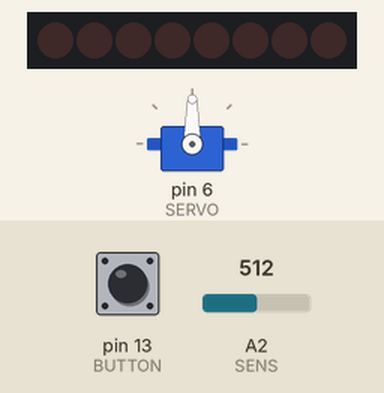
A program run on a simulated Arduino Uno, built with avr-gcc and run on an emulated ATmega328P. Shown: 8 shift-register outputs drawn as a row of LEDs (first output left, lit = HIGH), servo. Wiring (inferred from the names in the program): shift register (74HC595): data pin 2; shift clock pin 4. Wiring (inferred from the signals the program sends): row of LEDs: on Q0, Q1, Q2, Q3, Q4, Q5, Q6, Q7. The test bench sets the inputs (shaded band); at power-on: A2 (SENS) = 512, pin 13 (BUTTON) LOW. What the program prints to the serial monitor is not drawn.

Above: at 0.1 s.
9.4 s: A2 (SENS) set to 716
At 10.51 s:
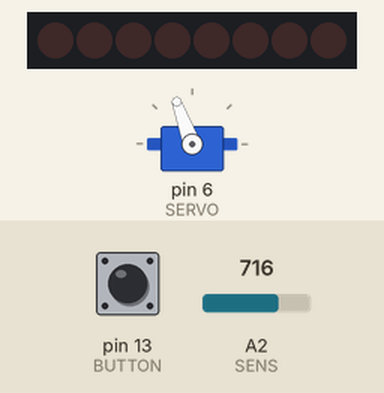
13.1 s: pin 13 (BUTTON) pulled HIGH for 0.15 s
14.7 s: pin 13 (BUTTON) driven HIGH
At 22.5 s:
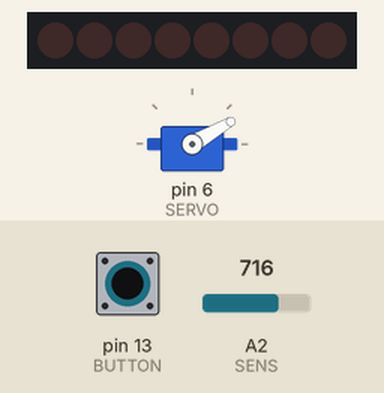
36.7 s: pin 13 (BUTTON) driven LOW
At 38.25 s:
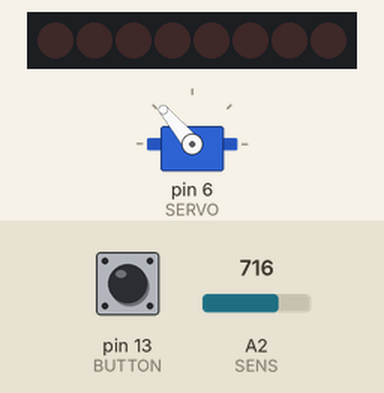
Timing chart, 0 to 39.6 s (numbered marks = the images above; inputs shaded):
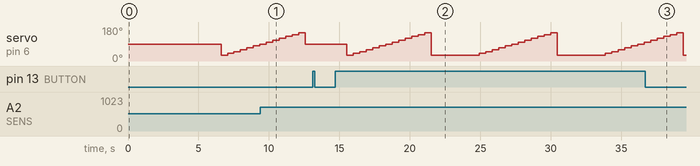

The program:

main.cpp
```cpp
/*
 *
 * Find nearest object by scanning infared sensor across 180 degrees
 * driven by a servo attached sensor. Once 180 degrees is scanned, point
 * sensor to nearest object and display results. Press button to re-scan.
 *
 * W. K. Rodiger 4/5/2014
 * W. K. Rodiger 12/8/20 Moved to PlatformIO
 *
 */

#include <Arduino.h>
#include <SoftwareSerial.h>
#include <Servo.h>

//SoftwareSerial mySerial(7, 8, true); // RX, TX
// This caused noise on the servo

// Servo constants
const int SERVO = 6;
const int SENS = 2;
const int BUTTON = 13;

//Shift Register Output
const int SER = 2;   //serial output to shift register
const int LATCH = 3; //shift register latch pin
const int CLK = 4;   //shift register clock pin

Servo myServo;
int angle = 0;
int dist = 0;
int min_dist = 0; // maximum sensor reading possible
int min_dist_angle = 30;
boolean scan = false;
boolean point = false;

/**********************************************
 * LCD Library for driving the Scott Edwards  *
 * Serial LCD Backpack.                       *
 * Arduino version - WKR 4/1/2014             *
 **********************************************/

void lcdClear()
// Clear LCD and wait for display to respond
{
  Serial.write(254); //instruction
  Serial.write(1);   //clear
  delay(100);        //wait to complete
}

void lcdString(int pos, String string)
//position cursor and print
{
  Serial.write(254); //instruction
  Serial.write(pos); //position cursor
  Serial.print(string);
  delay(100);
}

void lcdInt(int pos, int val)
//position cursor and print
{
  Serial.write(254); //instruction
  Serial.write(pos); //position cursor
  Serial.print(val);
  delay(100);
}

//
// Arduino setup() and loop()
//

void setup()
{
  //set pins as outputs
  pinMode(SER, OUTPUT);
  pinMode(LATCH, OUTPUT);
  pinMode(CLK, OUTPUT);

  //zero out displays
  digitalWrite(LATCH, LOW);
  shiftOut(SER, CLK, MSBFIRST, B00000000);
  digitalWrite(LATCH, HIGH);

  myServo.attach(SERVO);
  pinMode(BUTTON, INPUT);
  pinMode(SENS, INPUT);
  Serial.begin(9600);
  delay(1000); //wait for LCD to be ready
  lcdClear();
  lcdString(128, "Arduino - Locate"); //line 1 starts at memory location 128
  lcdString(192, "Closest Object:");  //line 2 starts at location 192
  delay(3000);
}

void loop()
{
  if (!scan)
  { // have we scanned yet?
    // update display
    lcdClear();
    delay(1000);
    lcdString(128, "Arduino:Scanning");
    lcdString(192, "Ang:    Dst:    ");
    delay(1000);

    //scan across 180 degrees by 10 degree increments
    for (angle = 30; angle <= 150; angle = angle + 10)
    {
      // rotate sensor to angle
      myServo.write(angle);
      delay(150); //wait for servo to move

      //take reading of distance
      dist = analogRead(SENS);

      // update display
      lcdInt(196, angle);
      lcdString(204, "    "); // clear last number
      lcdInt(204, dist);
      delay(10);

      // is reading closest object?
      if (dist > min_dist)
      {
        min_dist_angle = angle; // set min dist angle
        min_dist = dist;        // closest distance
      }
    }
    scan = true; // we are done scanning
  }
  if (scan && !point)
  { // scanning done but not yet pointed to closest object

    // rotate sensor to angle of closest object
    myServo.write(min_dist_angle);
    delay(150); //wait for servo to move

    // update display
    lcdClear();
    lcdString(128, "Arduino: Found");
    lcdString(192, "Ang:    Dst:    ");
    lcdInt(196, min_dist_angle);
    lcdInt(204, min_dist);
    point = true; // done pointing
  }
  if (digitalRead(BUTTON) == HIGH)
  { // do it again
    scan = false;
    point = false;
    min_dist = 0; // maximum sensor reading possible
    min_dist_angle = 30;
  }
}
```

Measured:
- after the input at 13.1 s, every drawn part: stays the same
- by itself, servo on pin 6 (SERVO): repeats every 8.9 s: 40° 0.46 s, 50° 0.46 s, 60° 0.46 s, 70° 0.46 s, 80° 0.46 s, 90° 0.46 s, 100° 0.46 s, 110° 0.46 s, 120° 0.46 s, 130° 0.46 s, 140° 0.46 s, 150° 0.46 s, 30° 3.4 s
